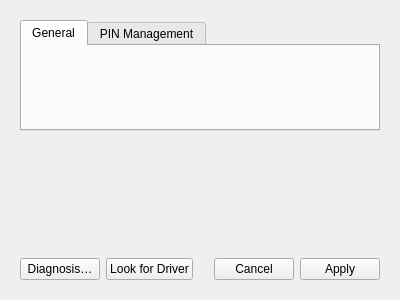
<?xml version="1.0" encoding="UTF-8"?>
<ui version="4.0">
 <class>SettingsWidget</class>
 <widget class="QWidget" name="SettingsWidget">
  <property name="geometry">
   <rect>
    <x>0</x>
    <y>0</y>
    <width>400</width>
    <height>300</height>
   </rect>
  </property>
  <layout class="QVBoxLayout" name="verticalLayout">
   <property name="leftMargin">
    <number>20</number>
   </property>
   <property name="topMargin">
    <number>20</number>
   </property>
   <property name="rightMargin">
    <number>20</number>
   </property>
   <property name="bottomMargin">
    <number>20</number>
   </property>
   <item>
    <widget class="QTabWidget" name="settingsTabWidget">
     <property name="currentIndex">
      <number>0</number>
     </property>
     <widget class="governikus::GeneralSettingsWidget" name="generalTab">
      <attribute name="title">
       <string>General</string>
      </attribute>
     </widget>
     <widget class="governikus::PinSettingsWidget" name="pinTab">
      <attribute name="title">
       <string>PIN Management</string>
      </attribute>
     </widget>
    </widget>
   </item>
   <item>
    <spacer name="verticalSpacer_5">
     <property name="orientation">
      <enum>Qt::Vertical</enum>
     </property>
     <property name="sizeHint" stdset="0">
      <size>
       <width>20</width>
       <height>121</height>
      </size>
     </property>
    </spacer>
   </item>
   <item>
    <widget class="QWidget" name="buttonGroupWidget" native="true">
     <layout class="QHBoxLayout" name="horizontalLayout_2">
      <property name="leftMargin">
       <number>0</number>
      </property>
      <property name="topMargin">
       <number>0</number>
      </property>
      <property name="rightMargin">
       <number>0</number>
      </property>
      <property name="bottomMargin">
       <number>0</number>
      </property>
      <item>
       <widget class="QPushButton" name="diagnosisButton">
        <property name="text">
         <string>Diagnosis…</string>
        </property>
       </widget>
      </item>
      <item>
       <widget class="QPushButton" name="driverButton">
        <property name="text">
         <string>Look for Driver</string>
        </property>
       </widget>
      </item>
      <item>
       <spacer name="horizontalSpacer_7">
        <property name="orientation">
         <enum>Qt::Horizontal</enum>
        </property>
        <property name="sizeHint" stdset="0">
         <size>
          <width>40</width>
          <height>20</height>
         </size>
        </property>
       </spacer>
      </item>
      <item>
       <widget class="QPushButton" name="cancelButton">
        <property name="text">
         <string>Cancel</string>
        </property>
       </widget>
      </item>
      <item>
       <widget class="QPushButton" name="applyButton">
        <property name="text">
         <string>Apply</string>
        </property>
       </widget>
      </item>
     </layout>
    </widget>
   </item>
  </layout>
 </widget>
 <customwidgets>
  <customwidget>
   <class>governikus::GeneralSettingsWidget</class>
   <extends>QWidget</extends>
   <header>GeneralSettingsWidget.h</header>
   <container>1</container>
  </customwidget>
  <customwidget>
   <class>governikus::PinSettingsWidget</class>
   <extends>QWidget</extends>
   <header>PinSettingsWidget.h</header>
   <container>1</container>
  </customwidget>
 </customwidgets>
 <resources/>
 <connections/>
</ui>
